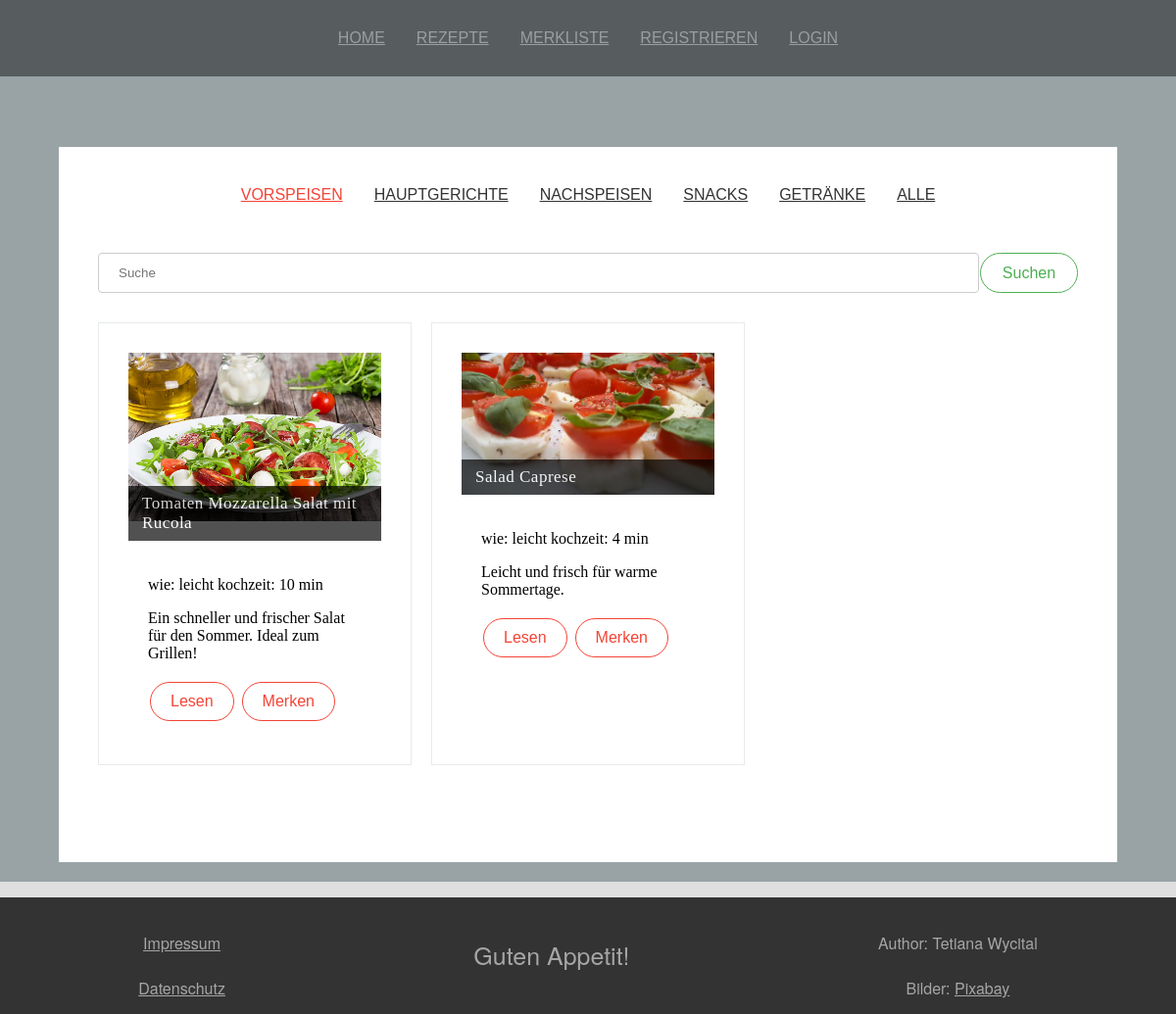
Screenshot of /?link=all&gaengemenue=1 with the database file from the repository.
### tables this page shows
CREATE TABLE `gaengemenue` (
  `gaengemenue_num` int(11) NOT NULL,
  `gaengemenue` varchar(30) NOT NULL
);

CREATE TABLE `rezepte` (
  `rezept_num` bigint(20) NOT NULL,
  `rezept_titel` varchar(60) NOT NULL,
  `beschreibung_kurz` varchar(250) NOT NULL,
  `kategorie_num_fk` int(11) NOT NULL,
  `schwierigkeit_num_fk` int(11) NOT NULL,
  `vorbereitungszeit` smallint(6) NOT NULL,
  `kochzeit` smallint(6) NOT NULL,
  `haupt_bild` varchar(250) DEFAULT NULL,
  `portionen` tinyint(2) NOT NULL,
  `zubereitungsart_num_fk` int(11) NOT NULL,
  `gaengemenue_num_fk` int(11) NOT NULL
);

CREATE TABLE `schwierigkeitstufen` (
  `schwierigkeit_num` int(11) NOT NULL,
  `schwierigkeitstufe` varchar(30) NOT NULL
);

### php/recipe.php (the view, shortened to what this page needs)
<div class="container recepies">
    <?php
    $datenbank = mysqli_connect("localhost", "root", "", "rezepte");
    mysqli_query($datenbank, "set names utf8");
    ?>
    <div>
        <ul class="recipe-buttons">
            <?php include("recipe_menue.php"); ?>
        </ul>
    </div>
    <?php
    if (isset($_GET["rezeptnum"])) {
        include("details/recipe_details.php");
    } else {
    ?>
        <form action="?link=all" method="post">
            <div class="suche">
                <input type="text" placeholder="Suche" name="suche" value="<?php echo @$_POST["suche"]; ?>" />
                <input type="submit" class="btn btn-green" value="Suchen" />
            </div>
        </form>
    <?php
        $query = "select r.*, s.schwierigkeitstufe
            from rezepte as r left join schwierigkeitstufen as s
            on s.schwierigkeit_num = r.schwierigkeit_num_fk
            ";
        $additional_info = array();
        if (isset($_GET["gaengemenue"])) {
            $additional_info[] = "gaengemenue_num_fk = " . $_GET["gaengemenue"];
        }
        if (count($additional_info) > 0) {
            $extension = implode(" and ", $additional_info);
            $query .= " where " . $extension;
        }
        $rezept_query = mysqli_query($datenbank, $query);
        echo "<div class='food-container'>";
        while ($rezeptdaten = mysqli_fetch_array($rezept_query)) {
            $rezeptnum = $rezeptdaten["rezept_num"];
            $rezepttitel = $rezeptdaten["rezept_titel"];
            $hauptbild = $rezeptdaten["haupt_bild"];
            $beschreibung = $rezeptdaten["beschreibung_kurz"];
            $kochzeit = $rezeptdaten["kochzeit"];
            $schwierigkeitstufe = $rezeptdaten["schwierigkeitstufe"];
            echo   "<div class='food-item'>
            <img src='uploaded/$hauptbild'>
            <div class='recipe-title'>$rezepttitel</div>
            <div class='text-content'>
                <p>wie: $schwierigkeitstufe
                kochzeit: $kochzeit min</p>
                <p> $beschreibung </p>
                <a href='?link=" . $_GET["link"] . "&rezeptnum=$rezeptnum' class='btn btn-red'>
                    Lesen
                </a>
                <a class='btn btn-red'>
                    Merken
                </a>
            </div>
        </div>";
        }
        echo "</div>";
    }
    ?>
</div>

### php/recipe_menue.php
<?php
$queryGaengemenue = mysqli_query(
    $datenbank,
    "select * from gaengemenue"
);
while (
    $gaengemenuedaten = mysqli_fetch_array($queryGaengemenue)
) {
    $gaengemenuenum = $gaengemenuedaten["gaengemenue_num"];
    $gaengemenue = $gaengemenuedaten["gaengemenue"];
    $auswahl = "dark";
    if (
        isset($_GET["gaengemenue"]) &&
        $_GET["gaengemenue"] == $gaengemenuenum
    ) {
        $auswahl = "bright";
    }
    echo "<li>
            <a href='?link=" . $_GET["link"] .
             "&gaengemenue=$gaengemenuenum' class='$auswahl'>
                $gaengemenue
            </a>
        </li>";
}
$auswahl = (isset($_GET["gaengemenue"]) &&
$_GET["gaengemenue"] == 0 || !isset($_GET["gaengemenue"])) ? "bright" : "dark";
echo "<li>
<a href='?link=" . $_GET["link"] .
 "&gaengemenue=0' class='$auswahl'>
    Alle
</a>
</li>";
?>

### css/styles.css (style rules this page uses)
body { background-color: #dfdfdf; margin: 0 auto; }
.recepies { margin-top: -750px; }
.food-item { background-color: #fff; border: 1px solid #e7eaec; padding: 30px; }
.food-item img { width: 100%; overflow: hidden; position: relative; }
.food-item .recipe-title { font-size: 17px; color: #fff; font-weight: 500; letter-spacing: 0.5px; padding: 8px 14px; position: relative; margin-top: -40px; background-color: rgba(0, 0, 0, .85); opacity: 0.8; }
.food-item .text-content { background-color: #fff; padding: 20px 20px 10px 20px; }
.container { padding: 40px; margin-right: auto; margin-left: auto; width: 1000px; min-height: 650px; position: relative; background-color: #FFF; }
.food-container { display: grid; grid-template-columns: 1fr 1fr 1fr; grid-template-rows: 1fr; gap: 20px 20px; position: relative; margin-top: 20px; }
.recipe-buttons { margin: 0 auto 40px auto; padding: 0 20px; text-align: center; }
.recipe-buttons li { display: inline-block; margin: 0 1em; }
.recipe-buttons a { font-family: 'Oswald', sans-serif; text-align: center; font-size: 16px; font-weight: 300; text-transform: uppercase; }
.dark { color: #333; }
.bright { color: #f44336; }
.btn { background-color: #4CAF50; border: none; color: white; padding: 10px 20px; text-align: center; text-decoration: none; display: inline-block; font-size: 16px; font-family: 'Oswald', sans-serif; margin: 4px 2px; transition-duration: 0.4s; cursor: pointer; border-radius: 50px; }
.btn-red { background-color: white; color: #f44336; border: 1px solid #f44336; }
.btn-green { background-color: white; color: #4CAF50; border: 1px solid #4CAF50; }
form { font-family: Verdana, sans-serif; font-size: 15px; line-height: 1.5; margin-top: 30px; }
input[type=text], input[type=number], select, textarea { width: 100%; padding: 12px 20px; margin: 8px 0; display: inline-block; border: 1px solid #ccc; border-radius: 4px; box-sizing: border-box; }
input[type=submit] { margin-top: 30px; }
.suche { display: grid; grid-template-columns: auto 10%; grid-template-rows: auto; gap: 1px 1px; padding: 5px 0; }
.suche input { margin: 5px 0px; }

### rows the page displays
gaengemenue: gaengemenue "VORSPEISEN"
gaengemenue: gaengemenue "HAUPTGERICHTE"
gaengemenue: gaengemenue "NACHSPEISEN"
gaengemenue: gaengemenue "SNACKS"
gaengemenue: gaengemenue "GETRÄNKE"
rezepte: haupt_bild (picture), rezept_titel "Tomaten Mozzarella Salat mit Rucola", schwierigkeitstufen.schwierigkeitstufe "leicht", kochzeit "10", beschreibung_kurz "Ein schneller und frischer Salat für den Sommer. Ideal zum Grillen!"
rezepte: haupt_bild (picture), rezept_titel "Salad Caprese", schwierigkeitstufen.schwierigkeitstufe "leicht", kochzeit "4", beschreibung_kurz "Leicht und frisch für warme Sommertage."

### other values shown
$link_name "HOME"
$link_name "REZEPTE"
$link_name "MERKLISTE"
$link_name "REGISTRIEREN"
$link_name "LOGIN"
